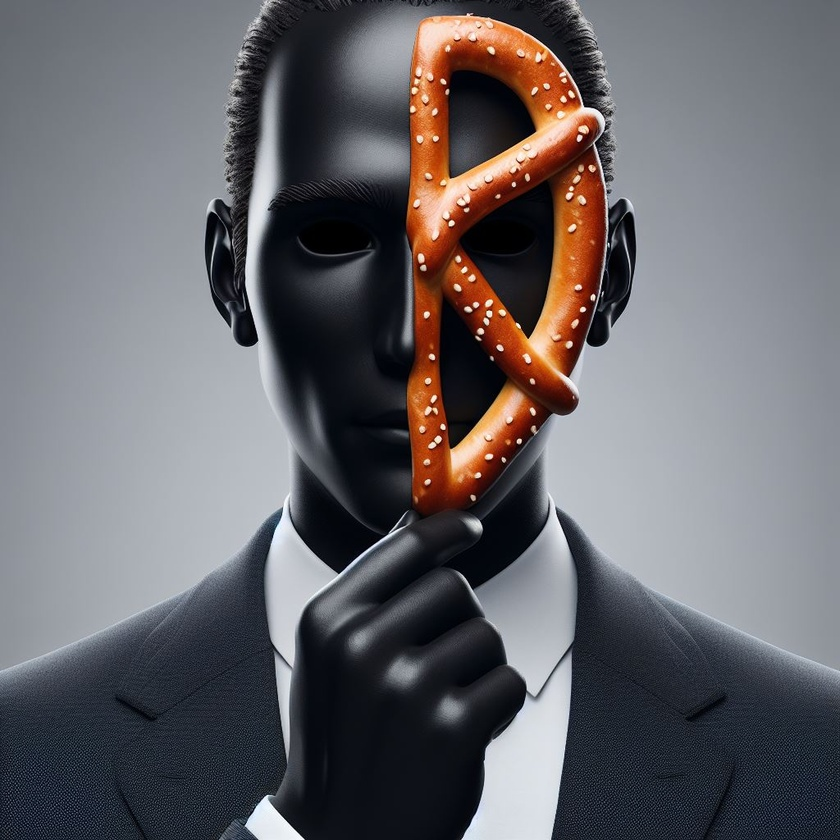
#> input picture 1_pythonIntro/notebooks/data/train/image-3-n.jpeg, 840 x 840 px, shrunk from 1024 x 1024 before the run
$ jupyter execute Exercise_1-Task.ipynb
#> lines starting #> are read from the running program, lines starting #| are printed output that depends on the picture
# Exercise 1

In dieser Übung sollen Bilder aus einer verschachtelten Verzeichnisstruktur eingelesen werden und Metadaten aus dem Pfad bzw. dem Dateinamen ausgelesen.

Die Bilder befinden sich in zwei Verzeichnissen train und test, jeweils für die Trainings- und Testdaten.

Der Aufbau ist wie folgt:

```
data/
|---{train, test}/
|---|---image-{n}-{l}.jpeg
|---|---...
```

*n* ist eine zufällige Zahl, *l* das Label für das jeweilige Bild.

[cell 1]
import os
import pandas as pd
import numpy as np
import matplotlib.pyplot as plt
import matplotlib.image as mpimg

[cell 2]
data_directory = "data"
TRAIN_DIRECTORY = os.path.join(data_directory, "train")
TEST_DIRECTORY = os.path.join(data_directory, "test")

Lesen Sie folgende Informationen zu den Bildern ein: Bild-Pfad, Split und Label:

[cell 3]
walk_train = os.listdir(TRAIN_DIRECTORY)
walk_test = os.listdir(TEST_DIRECTORY)
labels_train = [None] * len(walk_train)
labels_test = [None] * len(walk_test)

for i, name in enumerate(walk_train):
    x1 = name.split(".jpeg")[0].split("-")[-1]
    labels_train[i] = 1 if x1 == "p" else 0

for i, name in enumerate(walk_test):
    x1 = name.split(".jpeg")[0].split("-")[-1]
    labels_test[i] = 1 if x1 == "p" else 0

Konvertieren Sie die Labels in numerische Werte 0 und 1:

[cell 4]
print(labels_test)
print(labels_train)

Erstellen sie einen Pandas DataFrame für die extrahierten Bildpfade, Splits und Labels. Fügen Sie die numerischen Labels als Spalte zum erstellten DataFrame hinzu:

[cell 5]
paths = walk_train + (walk_test)
labels = labels_train + (labels_test)
splits = ["train"] * len(walk_train) + ["test"] * len(walk_test)

df = pd.DataFrame({
    "path": paths,
    "split": splits,
    "label": labels
})
df

Plotten Sie die Anzahl der vorkommenden Labels jeweils für den Trainings- und Testdatensatz als Barplot (x-Achse: Label, y-Achse: Anzahl der Labels):

[cell 6]
train_df = df[df["split"] == "train"]

# count labels and plot
train_df["label"].value_counts().plot(kind="bar", title="Train")

plt.xlabel("label")
plt.ylabel("count")
plt.show()
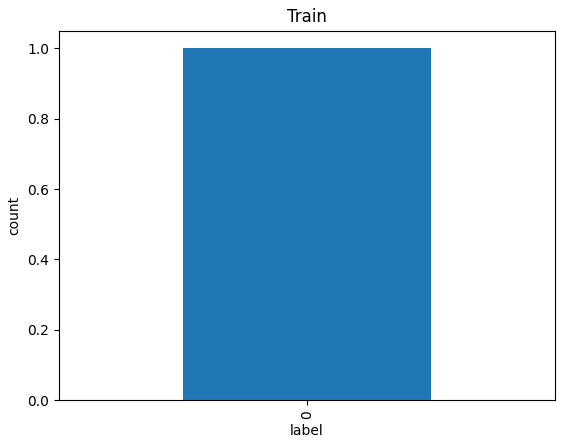
#> figure drawn by matplotlib, 1 panel

[cell 7]
test_df = df[df["split"] == "test"]

# count labels and plot
test_df["label"].value_counts().plot(kind="bar", title="Test")

plt.xlabel("label")
plt.ylabel("count")
plt.show()

Plotten Sie für jedes Label ein Beispiel Bild jeweils aus dem Trainings- und Testdatensatz:

[cell 8]
def display(path, split, label):
#> called with path = 'data/train/image-3-n.jpeg', split = 'train', label = 0
    img = mpimg.imread(path)
#> img is the input picture: shape (840, 840, 3); mean R, G, B 102.9, 100.6, 104.5
    plt.imshow(img)
    plt.title(f"Split: {split} - Label: {label} - Image: {path}")
    plt.axis("off")
    plt.show()

test_df = df[df["split"] == "test"]

def plot(kind: str):
    labels_at = globals()["labels_" + kind]
    walk_at = globals() ["walk_" + kind]
    root_at = os.path.join(data_directory, kind)
    one_done =False
    zero_done = False
    for i, label in enumerate(labels_at):
        if label == 0 and not zero_done:
            path = os.path.join(root_at, walk_at[i])
            display(path, kind, 0)
            zero_done = True
        if label == 1 and not one_done:
            path = os.path.join(root_at, walk_at[i])
            display(path, kind, 1)
            one_done = True
        if zero_done and one_done:
            break

plot("train")
plot("test")
#> call 2 of display, with path = 'data/test/image-1-n.jpeg', split = 'test', label = 0
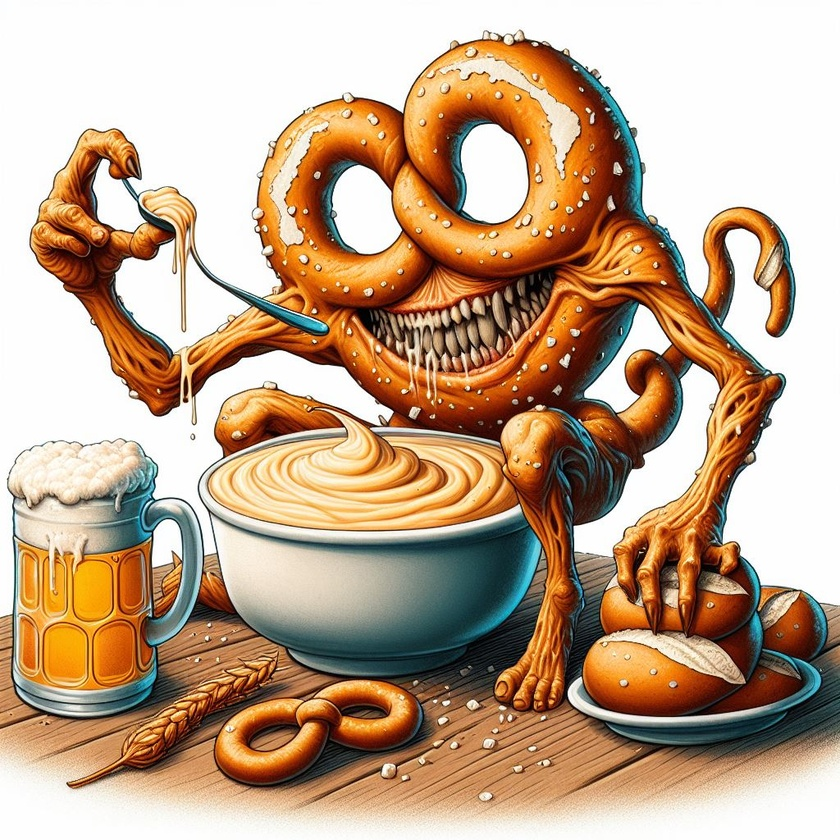
#> input picture 1_pythonIntro/notebooks/data/test/image-1-n.jpeg, 840 x 840 px, shrunk from 1024 x 1024 before the run
#> in display, img is the input picture: shape (840, 840, 3); mean R, G, B 194.1, 166, 140
